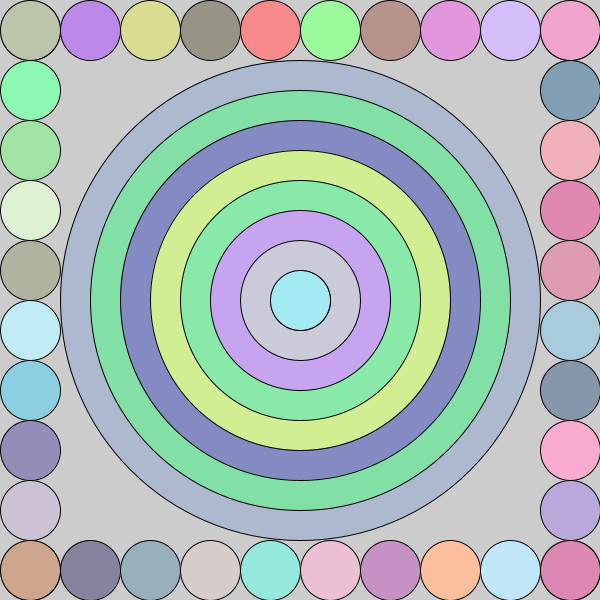
Frame 1 (no input)
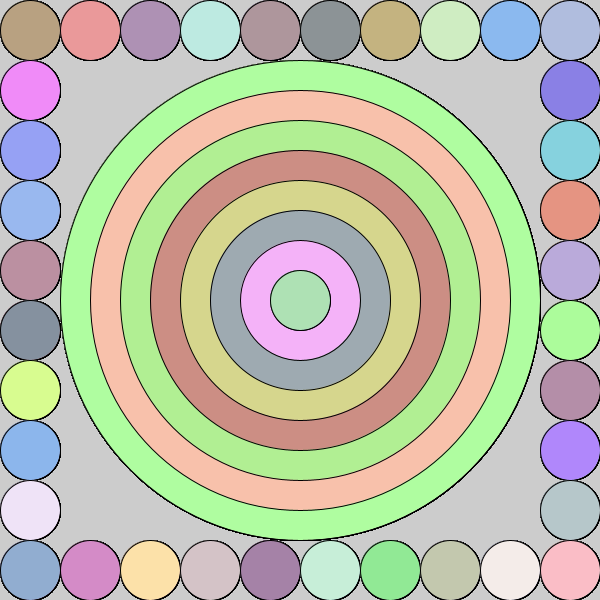
Frame 60 (the mouse pressed at the canvas centre just before this capture)
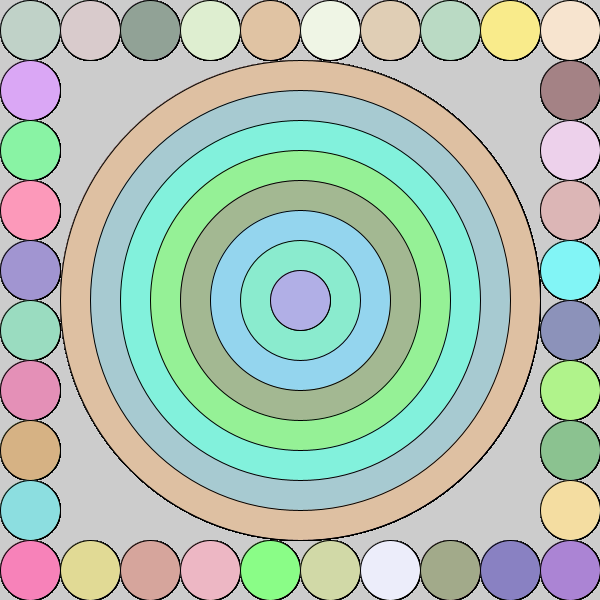
Frame 120 (the mouse held since frame 60 and released just before this capture)

The Processing sketch that drew these frames (run headless with seeded random() and noise(); from frame 60 on, the mouse is pressed at the canvas centre):

// Processing sketch: exercise01
// ── exercise01.pde
final int CANVAS_SIDE = 600;

final float RADIUS_LATERAL_CIRCLE = CANVAS_SIDE / 20;
final float DIAMETER_LATERAL_CIRCLE = 2 * RADIUS_LATERAL_CIRCLE;
final float RADIUS_CENTRAL_CIRCLE = CANVAS_SIDE - (3 * RADIUS_LATERAL_CIRCLE);

void settings()
{
   size(CANVAS_SIDE, CANVAS_SIDE);
}

void setup()
{
   frameRate(5);
}

void draw()
{
   for (float xy = RADIUS_LATERAL_CIRCLE; xy < CANVAS_SIDE; xy += DIAMETER_LATERAL_CIRCLE)
   {
      drawBlinkingCircle(RADIUS_LATERAL_CIRCLE, xy, DIAMETER_LATERAL_CIRCLE); // left
      drawBlinkingCircle(CANVAS_SIDE - RADIUS_LATERAL_CIRCLE, xy, DIAMETER_LATERAL_CIRCLE); // right
      drawBlinkingCircle(xy, RADIUS_LATERAL_CIRCLE, DIAMETER_LATERAL_CIRCLE); // top
      drawBlinkingCircle(xy, CANVAS_SIDE - RADIUS_LATERAL_CIRCLE, DIAMETER_LATERAL_CIRCLE); // bottom

      drawBlinkingCircle(CANVAS_SIDE / 2, CANVAS_SIDE / 2, RADIUS_CENTRAL_CIRCLE - xy); // center
   }
}

void drawBlinkingCircle(float x, float y, float diameter)
{
   fill(random(128, 255), random(128, 255), random(128, 255));
   circle(x, y, diameter);
}
